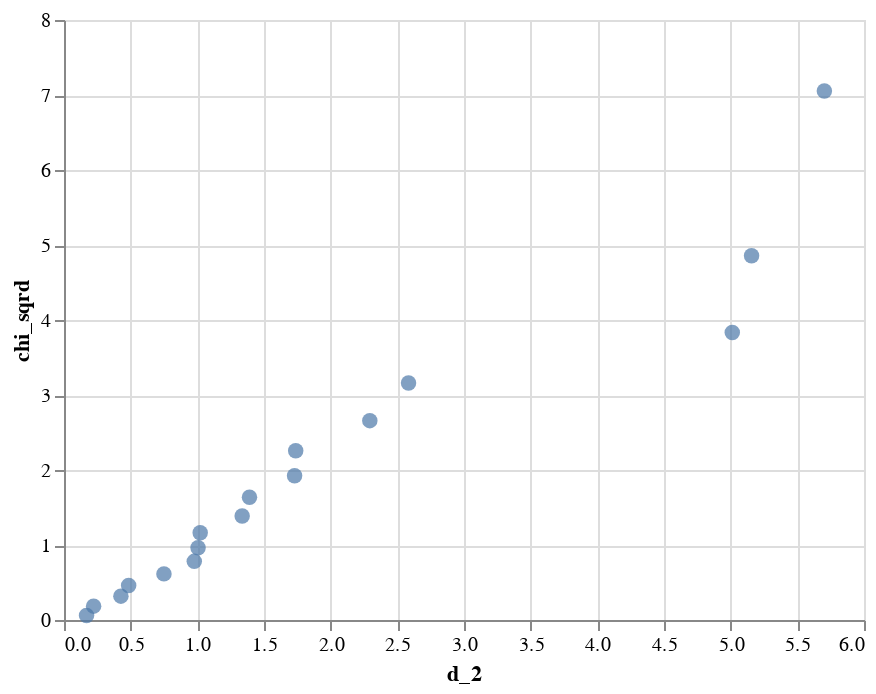

The notebook cell this image was saved under:
### Code cell
import pandas as pd
import altair as alt

chisplot(pd.DataFrame(e))

### Figure 1 — Vega-Lite specification as saved in the notebook (floating-point values rounded to 4 significant figures)
{"config": {"view": {"continuousWidth": 400, "continuousHeight": 300}}, "data": {"name": "data-b6e005f4a2ef20535805f48ab770d504"}, "mark": {"type": "circle", "size": 60}, "encoding": {"x": {"type": "quantitative", "field": "d_2"}, "y": {"type": "quantitative", "field": "chi_sqrd"}}, "$schema": "https://vega.github.io/schema/vega-lite/v4.8.1.json", "datasets": {"data-b6e005f4a2ef20535805f48ab770d504": [{"d_2": 0.1692, "chi_sqrd": 0.05971}, {"d_2": 0.2221, "chi_sqrd": 0.1847}, {"d_2": 0.4267, "chi_sqrd": 0.3181}, {"d_2": 0.4849, "chi_sqrd": 0.461}, {"d_2": 0.7495, "chi_sqrd": 0.615}, {"d_2": 0.9771, "chi_sqrd": 0.7817}, {"d_2": 1.005, "chi_sqrd": 0.9637}, {"d_2": 1.021, "chi_sqrd": 1.164}, {"d_2": 1.336, "chi_sqrd": 1.386}, {"d_2": 1.391, "chi_sqrd": 1.637}, {"d_2": 1.729, "chi_sqrd": 1.923}, {"d_2": 1.738, "chi_sqrd": 2.257}, {"d_2": 2.294, "chi_sqrd": 2.658}, {"d_2": 2.584, "chi_sqrd": 3.161}, {"d_2": 5.012, "chi_sqrd": 3.834}, {"d_2": 5.157, "chi_sqrd": 4.855}, {"d_2": 5.703, "chi_sqrd": 7.053}]}}
